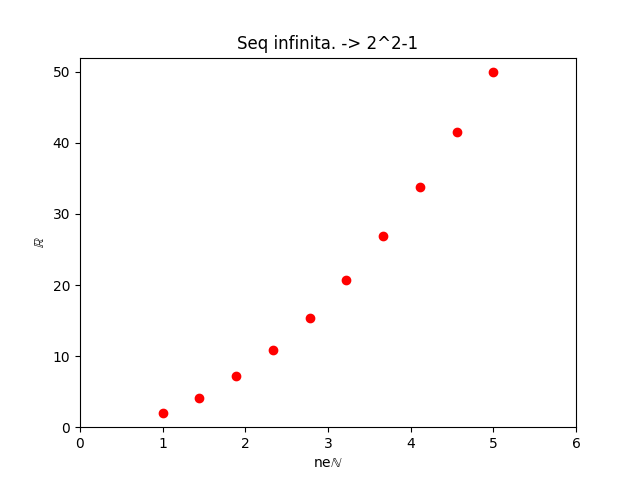

Python code for this plot:
# coding: utf-8
import matplotlib.pyplot as plt
import numpy as np

#Num = é o numero de pontos que irá formar no gráfico
x = np.linspace(1,5,num=10, endpoint=True)

#Divisao (1/n)
y = [2*(t**2) for t in x]

plt.plot(x, y, 'ro')

#Label X
plt.xlabel('ne'r'$\mathbb{N}$')

#Label Y
plt.ylabel(r'$\mathbb{R}$')

#Titulo
plt.title('Seq infinita. -> 2^2-1')

plt.axis((min(x)-min(x), max(x)+min(x), min(y) - min(y), max(y)+min(y)))

#Gera o grafico final
plt.show()
